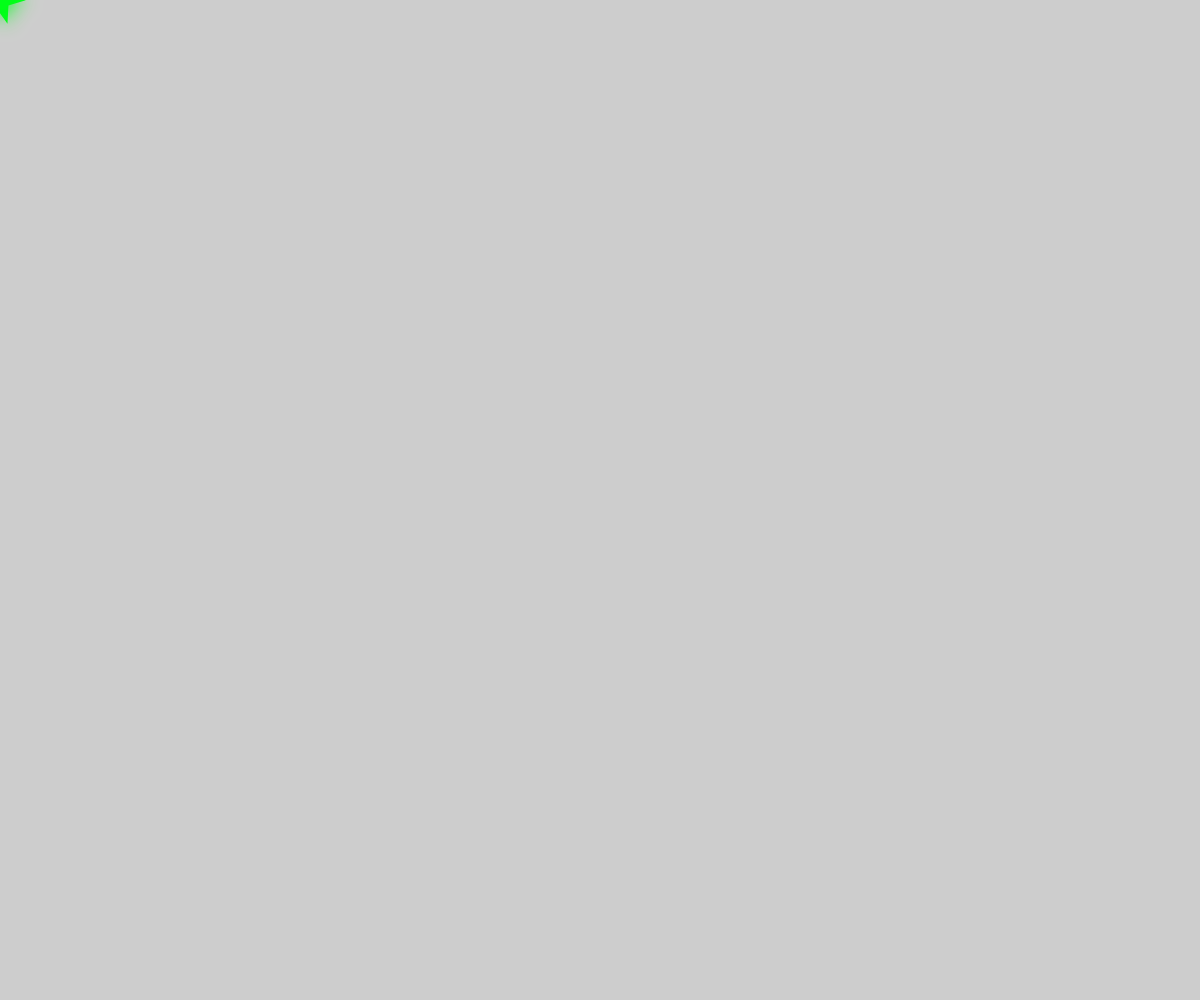
Frame 1 (no input)
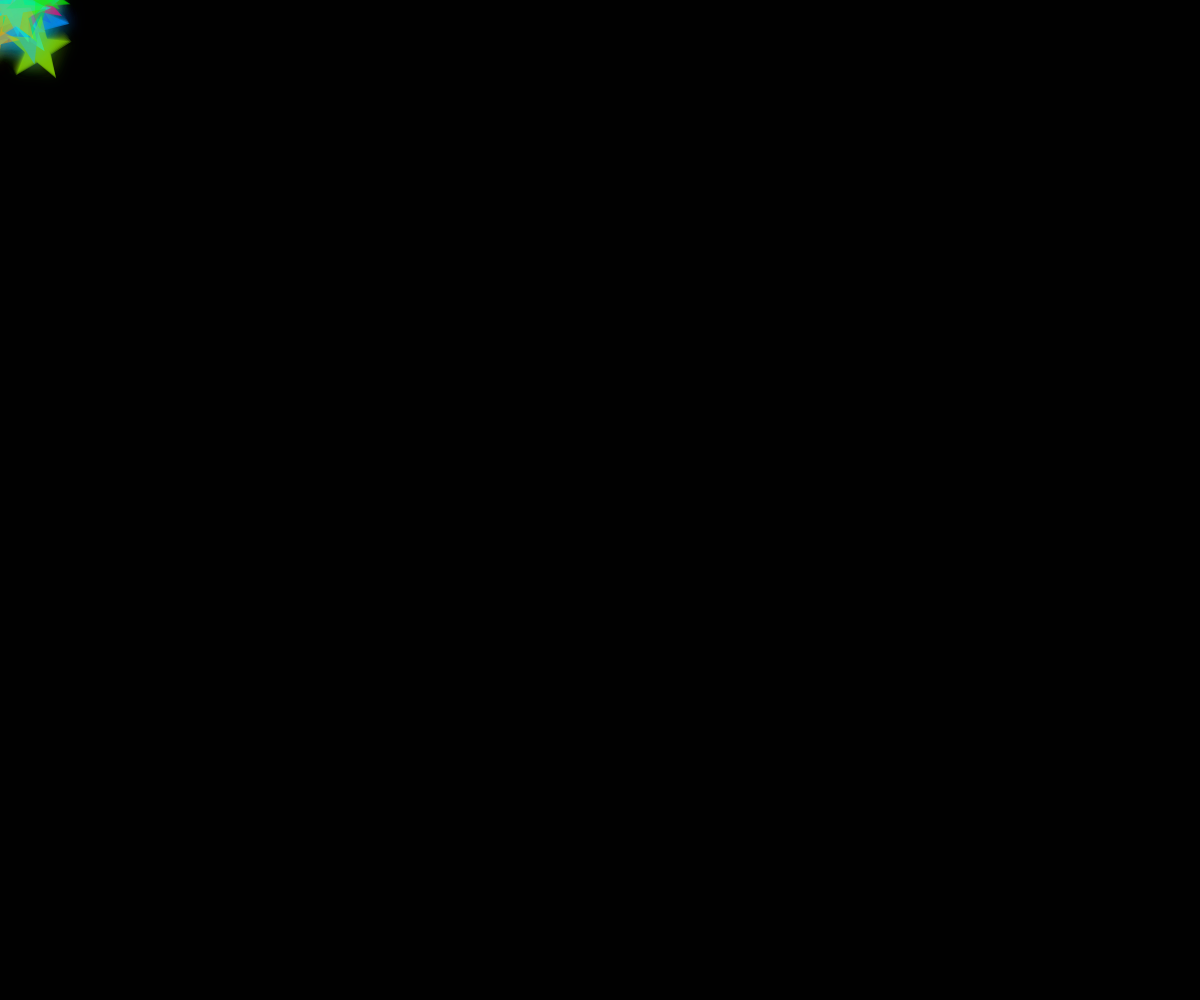
Frame 60 (no input)
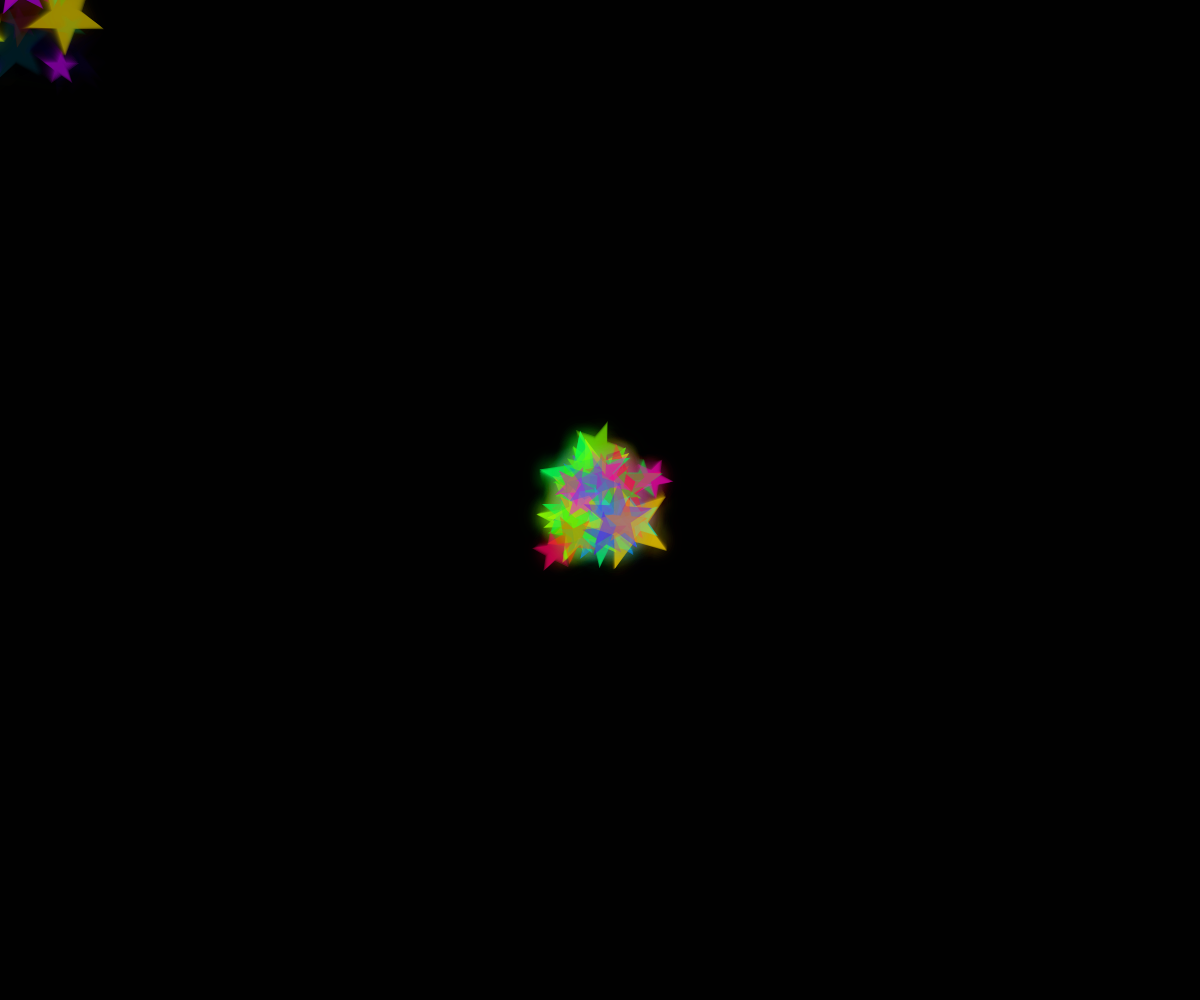
Frame 120 (the mouse pressed at the canvas centre since frame 60)

The p5.js sketch that drew these frames (run headless with seeded random() and noise() and a simulated clock; from frame 60 on, the mouse is pressed at the canvas centre):

// p5.js sketch
// ── sketch.js
let particles = [];

function setup() {
  createCanvas(windowWidth, windowHeight);
  noStroke();
  colorMode(HSB, 360, 100, 100, 255); // Use HSB for easier rainbow control
}

function draw() {
  background(0, 50); // Slight fade

  // Add a new star at the mouse position
  particles.push(new Particle(mouseX, mouseY));

  // Loop backwards to safely remove finished ones
  for (let i = particles.length - 1; i >= 0; i--) {
    particles[i].update();
    particles[i].show();
    if (particles[i].isFinished()) {
      particles.splice(i, 1);
    }
  }
}

class Particle {
  constructor(x, y) {
    this.x = x;
    this.y = y;
    this.vx = random(-1, 1);
    this.vy = random(-1, 1);
    this.alpha = 255;
    this.size = random(20, 40);
    this.hue = random(360); // Starting hue
    this.rotationOffset = random(TWO_PI);
    this.pulseSpeed = random(0.05, 0.1);
  }

  update() {
    this.x += this.vx;
    this.y += this.vy;
    this.alpha -= 3;
    this.hue = (this.hue + 1) % 360; // Slowly rotate hue
  }

  isFinished() {
    return this.alpha < 0;
  }

  show() {
    push();
    translate(this.x, this.y);

    // Pulsing effect
    let pulse = sin(frameCount * this.pulseSpeed + this.rotationOffset) * 0.3 + 1;

    // Rainbow color with fading alpha
    let c = color(this.hue, 100, 100, this.alpha);

    // Glow effect
    drawingContext.shadowBlur = 20;
    drawingContext.shadowColor = c;

    fill(c);
    rotate(frameCount * 0.01 + this.rotationOffset);
    drawStar(0, 0, (this.size * 0.4) * pulse, this.size * pulse, 5);

    pop();
  }
}

// Draw star shape
function drawStar(x, y, radius1, radius2, npoints) {
  let angle = TWO_PI / npoints;
  let halfAngle = angle / 2.0;
  beginShape();
  for (let a = 0; a < TWO_PI; a += angle) {
    let sx = x + cos(a) * radius2;
    let sy = y + sin(a) * radius2;
    vertex(sx, sy);
    sx = x + cos(a + halfAngle) * radius1;
    sy = y + sin(a + halfAngle) * radius1;
    vertex(sx, sy);
  }
  endShape(CLOSE);
}
